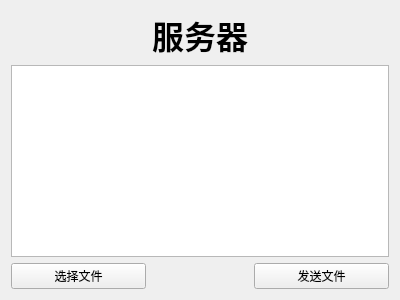
<?xml version="1.0" encoding="UTF-8"?>
<ui version="4.0">
 <class>Widget</class>
 <widget class="QWidget" name="Widget">
  <property name="geometry">
   <rect>
    <x>0</x>
    <y>0</y>
    <width>400</width>
    <height>300</height>
   </rect>
  </property>
  <property name="windowTitle">
   <string>Widget</string>
  </property>
  <layout class="QGridLayout" name="gridLayout">
   <item row="0" column="0">
    <spacer name="horizontalSpacer">
     <property name="orientation">
      <enum>Qt::Horizontal</enum>
     </property>
     <property name="sizeHint" stdset="0">
      <size>
       <width>133</width>
       <height>20</height>
      </size>
     </property>
    </spacer>
   </item>
   <item row="0" column="1">
    <widget class="QLabel" name="severLabel">
     <property name="font">
      <font>
       <family>Aharoni</family>
       <pointsize>24</pointsize>
       <weight>75</weight>
       <bold>true</bold>
      </font>
     </property>
     <property name="text">
      <string>服务器</string>
     </property>
    </widget>
   </item>
   <item row="0" column="2">
    <spacer name="horizontalSpacer_2">
     <property name="orientation">
      <enum>Qt::Horizontal</enum>
     </property>
     <property name="sizeHint" stdset="0">
      <size>
       <width>132</width>
       <height>20</height>
      </size>
     </property>
    </spacer>
   </item>
   <item row="1" column="0" colspan="3">
    <widget class="QTextEdit" name="textEdit"/>
   </item>
   <item row="2" column="0">
    <widget class="QPushButton" name="selectedBtn">
     <property name="text">
      <string>选择文件</string>
     </property>
    </widget>
   </item>
   <item row="2" column="2">
    <widget class="QPushButton" name="sendBtn">
     <property name="text">
      <string>发送文件</string>
     </property>
    </widget>
   </item>
  </layout>
 </widget>
 <layoutdefault spacing="6" margin="11"/>
 <resources/>
 <connections/>
</ui>
